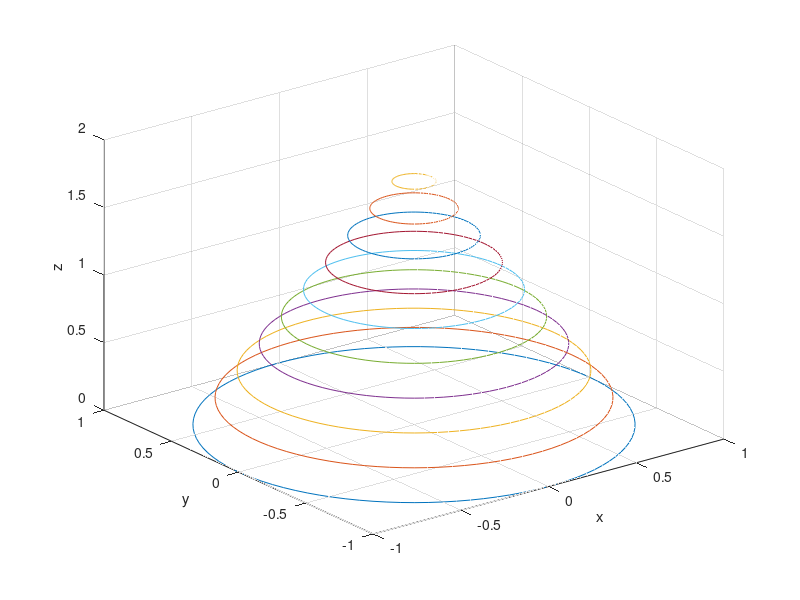

Recreate this plot in MATLAB.
t = linspace(0, 2*pi, 100)';
x = cos(t);
y = sin(t);
z = ones(size(x));
r = (1:-0.1:0);
h = 2 * (0:0.1:1);
X = x * r;
Y = y * r;
Z = z * h;

figure(1);
plot3(X,Y,Z);
grid on;
xlabel('x');
ylabel('y');
zlabel('z');